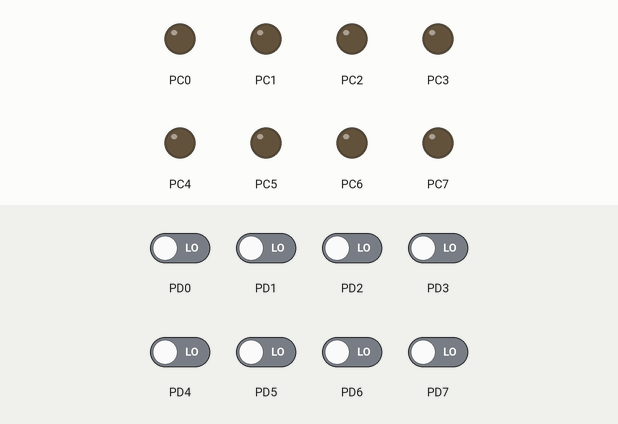
The program below on a simulated ATmega16, built with avr-gcc and emulated at 8 MHz. Parts: output pins drawn as LEDs (lit = HIGH). Inputs (shaded band) come from the test bench; at power-on: PD0–7 LOW.

Above: at 1.2 s.
1.3 s: PD0 driven HIGH
At 1.9 s:
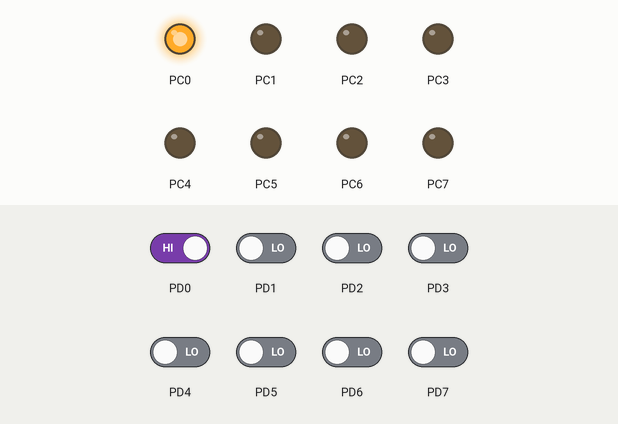
Timing chart, 0 to 4.3 s (numbered marks = the images above; inputs shaded):
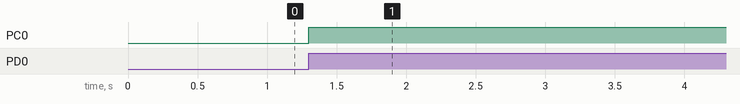

Measured:
- after the input at 1.3 s, PC0: LOW → HIGH at once

The program:

Project_29.c
```c
//Cellphone operated Water Irrigation Pump Controlling Relays

#define F_CPU 8000000UL
#include<avr/io.h>
#include<util/delay.h>
int main()
{
  DDRC=0xFF;
  DDRD=0x00;
  while(1)
  {

     if(PIND==0x01)
	 {
	  PORTC=0b00000001;//Start
	 }
     else if(PIND==0x02)
      {
	   PORTC=0b00000000;//stop

	  }


  }
  return 0;

}
```
